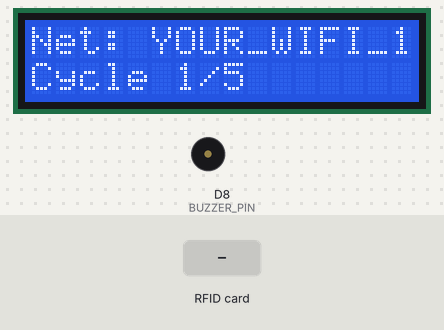
Simulated run of this sketch. Board: ESP8266 (NodeMCU). Parts: 16×2 character LCD, buzzer (waves = sounding). Inputs (shaded band) come from the test bench. WiFi joins after 1.5 s; servers stay silent unless stated; network time is answered at once with the bench clock; uploads are accepted with an empty reply; what the sketch prints to the serial monitor is not drawn.

Above: at 1.3 s.
At 3.9 s:
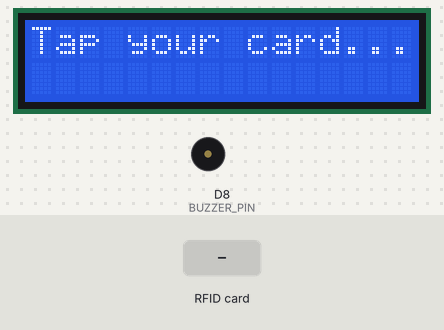
4.0 s: RFID card 5E 7A 19 C4 held to the reader
At 4.15 s:
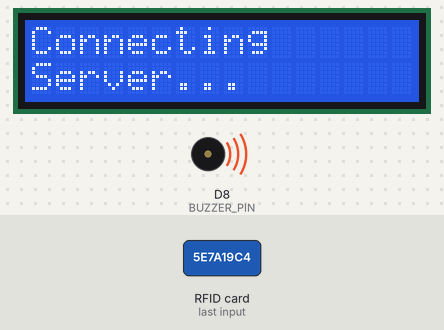
At 4.6 s:
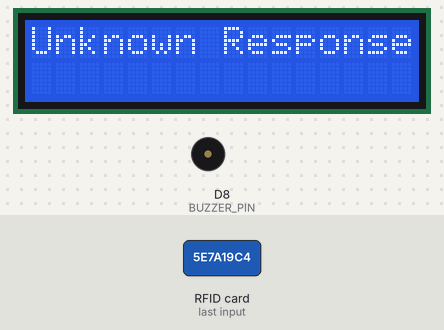
Timing chart, 0 to 7.0 s (numbered marks = the images above; inputs shaded):
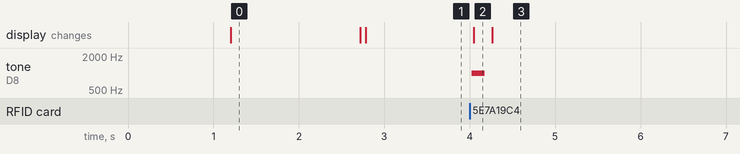

Measured:
- after the input at 4.0 s, tone on D8 (BUZZER_PIN): silent → 1000 Hz at once, → silent 0.15 s later; the display: changes after 0.05 s (image 2)
- what the display in image 0 shows lasts 1.5 s, from 1.2 s to 2.7 s

The sketch:

RFID_Attendance.ino
```cpp
#include <SPI.h>
#include <MFRC522.h>
#include <Wire.h>
#include <LiquidCrystal_I2C.h>
#include <ESP8266WiFi.h>
#include <ESP8266HTTPClient.h>
#include <WiFiClientSecure.h>
#include <NTPClient.h>
#include <WiFiUdp.h>

// --- Wi-Fi Configuration ---
// Structure to hold multiple SSID/Password pairs
struct WiFiCredentials {
  const char* ssid;
  const char* password;
};

// VITAL: Add your preferred Wi-Fi networks here. The device will try them in order.
 const WiFiCredentials networks[] = {
  {"YOUR_WIFI_1", "YOUR_PASSWORD_1"},
  {"YOUR_WIFI_2", "YOUR_PASSWORD_2"},
  {"YOUR_WIFI_3", "YOUR_PASSWORD_3"}   // <-- REPLACE THIS EXAMPLE WITH YOUR FIRST WIFI // <-- REPLACE THIS EXAMPLE WITH YOUR SECOND WIFI
};
const int NUM_NETWORKS = sizeof(networks) / sizeof(networks[0]);

// Maximum number of 20-second connection cycles before a cool-down period.
const int MAX_WIFI_RETRIES = 5;
// Delay (in ms) after all MAX_WIFI_RETRIES have failed before attempting a full connection sequence again. (1 minute)
const unsigned long WIFI_RETRY_DELAY_MS = 60000;
unsigned long lastFailedConnectionTime = 0; // Tracks the last time a full retry sequence failed.

// --- Google Apps Script (GAS) Configuration ---
const String GAS_ID = "YOUR GAS ID";
const String host = "script.google.com";

// --- RFID Reader Configuration ---
#define SS_PIN D4 // Your pin for RFID SDA (Slave Select)
#define RST_PIN D3 // Your pin for RFID RST

MFRC522 mfrc522(SS_PIN, RST_PIN);  // Create MFRC522 instance

// --- I2C LCD Configuration ---
const int I2C_ADDR = 0x27;
const int LCD_COLS = 16;
const int LCD_ROWS = 2;
LiquidCrystal_I2C lcd(I2C_ADDR, LCD_COLS, LCD_ROWS);

// --- Buzzer Configuration ---
#define BUZZER_PIN D8 // D8 for the buzzer

// --- State and Timing Management ---
const unsigned long DISPLAY_TIME = 3000;
unsigned long lastDisplayTime = 0;
bool displayActive = false;

// --- Error Handling ---
const int MAX_NETWORK_ERRORS = 3;
int consecutiveNetworkErrors = 0;

// --- NTP Client Configuration ---
const long gmtOffset_sec = 5.5 * 3600;
const int daylightOffset_sec = 0;
WiFiUDP ntpUDP;
NTPClient timeClient(ntpUDP, "pool.ntp.org", gmtOffset_sec, daylightOffset_sec);


// --- Function Prototypes ---
void displayMessage(String line1, String line2, int delayMs = 0);
void buzz(int duration, int frequency);
void syncTime();
bool connectWiFi(); // Returns true on success, false on failure

// --- Arduino Setup Function ---
void setup() {
  Serial.begin(115200);
  delay(1000);

  // Initialize LCD
  Wire.begin();
  lcd.init();
  lcd.backlight();
  lcd.clear();
  displayMessage("System Booting...", "Please Wait...");

  // Initialize RFID Reader
  SPI.begin();
  mfrc522.PCD_Init();
  displayMessage("RFID Reader", "Initialized!");

  // Initialize Buzzer Pin
  pinMode(BUZZER_PIN, OUTPUT);
  digitalWrite(BUZZER_PIN, LOW);

  // Connect to WiFi
  if (connectWiFi()) {
    syncTime();
    displayMessage("Tap your card...", "");
  } else {
    // If initial connection failed, the loop will handle retries later
    displayMessage("NO WIFI", "System Offline");
    lastFailedConnectionTime = millis(); // Initialize the timer
  }
}

// --- Arduino Loop Function ---
void loop() {
  // --- ROBUSTNESS CHECK: Check if WiFi is still connected ---
  if (WiFi.status() != WL_CONNECTED) {
    // 1. Check if we are outside the cool-down period
    if (millis() - lastFailedConnectionTime >= WIFI_RETRY_DELAY_MS) {
      Serial.println("\n--- Starting New WiFi Retry Cycle ---");
      displayMessage("WiFi Disconn.", "Connecting...");
      buzz(500, 800); // Distinct sound for connection loss

      // Attempt connection (tries all networks up to MAX_WIFI_RETRIES cycles)
      if (connectWiFi()) {
        // Success
        syncTime();
        displayMessage("Tap your card...", "");
      } else {
        // Full failure: set the timestamp for the next retry attempt
        lastFailedConnectionTime = millis();
        displayMessage("NO WIFI", "Wait 60s");
        Serial.println("Next WiFi retry in 60 seconds.");
      }
    } else {
      // Still in cool-down period
      long remainingSeconds = (WIFI_RETRY_DELAY_MS - (millis() - lastFailedConnectionTime)) / 1000;
      // Only update the display every second to show the countdown
      if (remainingSeconds >= 0 && millis() % 1000 < 50) {
        displayMessage("NO WIFI", "Wait " + String(remainingSeconds) + "s");
      }
      delay(100); // Short delay to prevent excessive loop cycling
      return; // Skip the rest of the loop while disconnected and cooling down
    }
  }

  // Check if it's time to clear the display after a successful scan
  if (displayActive && millis() - lastDisplayTime >= DISPLAY_TIME) {
    lcd.clear();
    displayMessage("Tap your card...", "");
    displayActive = false;
  }

  // Look for new RFID cards
  if (!mfrc522.PICC_IsNewCardPresent() || !mfrc522.PICC_ReadCardSerial()) {
    return;
  }

  // --- Start HTTP Process (Only runs if connected) ---

  // Get the RFID UID
  String rfidUid = "";
  for (byte i = 0; i < mfrc522.uid.size; i++) {
    if (mfrc522.uid.uidByte[i] < 0x10) {
      rfidUid.concat("0");
    }
    rfidUid.concat(String(mfrc522.uid.uidByte[i], HEX));
  }
  rfidUid.toUpperCase();
  Serial.print("RFID Detected: ");
  Serial.println(rfidUid);

  // --- IMMEDIATE FEEDBACK BEFORE LONG NETWORK WAIT ---
  buzz(150, 1000);
  displayMessage("Connecting", "Server...");

  // Send request to Apps Script
  WiFiClientSecure client;
  client.setInsecure();
  HTTPClient http;

  String url = "https://script.google.com/macros/s/" + String(GAS_ID) + "/exec?rfid=" + rfidUid;
  http.begin(client, url);
  http.setFollowRedirects(HTTPC_FORCE_FOLLOW_REDIRECTS);

  int httpCode = http.GET();
  Serial.print("HTTP Response Code: ");
  Serial.println(httpCode);

  if (httpCode > 0) {
    // --- SUCCESS: RESET ERROR COUNTER ---
    consecutiveNetworkErrors = 0;

    if (httpCode == HTTP_CODE_OK) {
      String response = http.getString();
      Serial.print("Response: ");
      Serial.println(response);

      // Parse the response
      int firstPipe = response.indexOf('|');
      String status = response.substring(0, firstPipe);
      String payload = response.substring(firstPipe + 1);

      if (status == "OK") {
        int rollNoEnd = payload.indexOf('|');
        String rollNo = payload.substring(0, rollNoEnd);
        String nameAndSubject = payload.substring(rollNoEnd + 1);
        int nameEnd = nameAndSubject.indexOf('|');
        String studentName = nameAndSubject.substring(0, nameEnd);

        displayMessage("Roll No: " + rollNo, studentName, DISPLAY_TIME);

      } else if (status == "HOLIDAY" || status == "ERROR") {
        displayMessage(status, payload, DISPLAY_TIME);
        buzz(500, 500);

      } else {
        displayMessage("Unknown Response", response, DISPLAY_TIME);
      }
    } else {
      displayMessage("HTTP Error", String(httpCode), DISPLAY_TIME);
      buzz(500, 500);
    }
  } else {
    // --- FAILURE: NETWORK ERROR LOGIC (During HTTP Request) ---
    consecutiveNetworkErrors++;

    if (consecutiveNetworkErrors >= MAX_NETWORK_ERRORS) {
      Serial.println("\n!!! Max network errors reached. Forcing WiFi reconnect...");
      displayMessage("Network Fail", "Reconnecting...");
      buzz(1000, 400);

      // Force a full reconnect cycle (uses the bounded retry logic)
      connectWiFi();
    } else {
      displayMessage("Network Error", "Check connection", DISPLAY_TIME);
      buzz(500, 500);
    }
  }
  http.end();
}

/**
 * Attempts to connect to all configured Wi-Fi networks, cycling through them
 * up to MAX_WIFI_RETRIES times in total.
 * @return {bool} true if connected, false otherwise.
 */
bool connectWiFi() {
  consecutiveNetworkErrors = 0; // Reset network error counter
  WiFi.mode(WIFI_STA);

  // Explicitly disconnect before trying to connect again for robustness
  if (WiFi.status() == WL_CONNECTED) {
    WiFi.disconnect();
    delay(100);
  }

  // Outer loop: Control the total number of full retry cycles
  for (int cycle = 1; cycle <= MAX_WIFI_RETRIES; cycle++) {

    // Inner loop: Try every network in the list once per cycle
    for (int netIndex = 0; netIndex < NUM_NETWORKS; netIndex++) {

      const char* currentSsid = networks[netIndex].ssid;
      const char* currentPassword = networks[netIndex].password;

      WiFi.begin(currentSsid, currentPassword);

      Serial.print("Attempt ");
      Serial.print(cycle);
      Serial.print("/");
      Serial.print(MAX_WIFI_RETRIES);
      Serial.print(" - Connecting to ");
      Serial.print(currentSsid);
      Serial.print("...");

      displayMessage("Net: " + String(currentSsid), "Cycle " + String(cycle) + "/" + String(MAX_WIFI_RETRIES));

      int attempts = 0;
      // Wait up to 20 seconds for connection (40 * 500ms)
      while (WiFi.status() != WL_CONNECTED && attempts < 40) {
        delay(500);
        Serial.print(".");
        attempts++;
      }

      if (WiFi.status() == WL_CONNECTED) {
        // Success!
        Serial.println("\nConnected to WiFi!");
        return true; // Exit function successfully
      } else {
        // Connection failed for this network on this cycle
        Serial.println("\nNetwork failed. Trying next in list...");
        WiFi.disconnect(); // Disconnect to ensure clean attempt on next network
        delay(500);
      }
    } // End of inner (network) loop

    // If we finished the inner loop and still not connected, start next cycle after a short pause
    if (WiFi.status() != WL_CONNECTED && cycle < MAX_WIFI_RETRIES) {
        Serial.println("Starting next retry cycle...");
        delay(2000); // 2 second pause between full cycles
    }

  } // End of outer (retry cycle) loop

  // If we reach here, all retries failed across all networks.
  Serial.println("\nFATAL: All WiFi connection attempts failed. Returning failure.");
  return false;
}

/**
 * Displays a message on the LCD for a specific duration.
 * This function ensures both lines are truncated to LCD_COLS (16) characters.
 * @param {String} line1 The message for the first line.
 * @param {String} line2 The message for the second line.
 * @param {int} delayMs The duration to display the message in milliseconds.
 */
void displayMessage(String line1, String line2 = "", int delayMs) {
  // Truncate line1 to fit display
  if (line1.length() > LCD_COLS) {
    line1 = line1.substring(0, LCD_COLS);
  }

  lcd.clear();
  lcd.setCursor(0, 0);
  lcd.print(line1);

  if (line2.length() > 0) {
    // Truncate line2 to fit display
    if (line2.length() > LCD_COLS) {
      line2 = line2.substring(0, LCD_COLS);
    }
    lcd.setCursor(0, 1);
    lcd.print(line2);
  }

  if (delayMs > 0) {
    lastDisplayTime = millis();
    displayActive = true;
  }
}

/**
 * Generates a tone on the buzzer.
 * @param {int} duration The duration of the buzz in milliseconds.
 * @param {int} frequency The frequency of the tone in Hz.
 */
void buzz(int duration, int frequency) {
  tone(BUZZER_PIN, frequency, duration);
}

/**
 * Syncs the ESP8266's time with an NTP server.
 */
void syncTime() {
  displayMessage("Syncing time...", "");
  timeClient.begin();
  if (!timeClient.update()) {
    timeClient.forceUpdate();
  }
  timeClient.end();
  displayMessage("Time Synced!", "");
}
```
